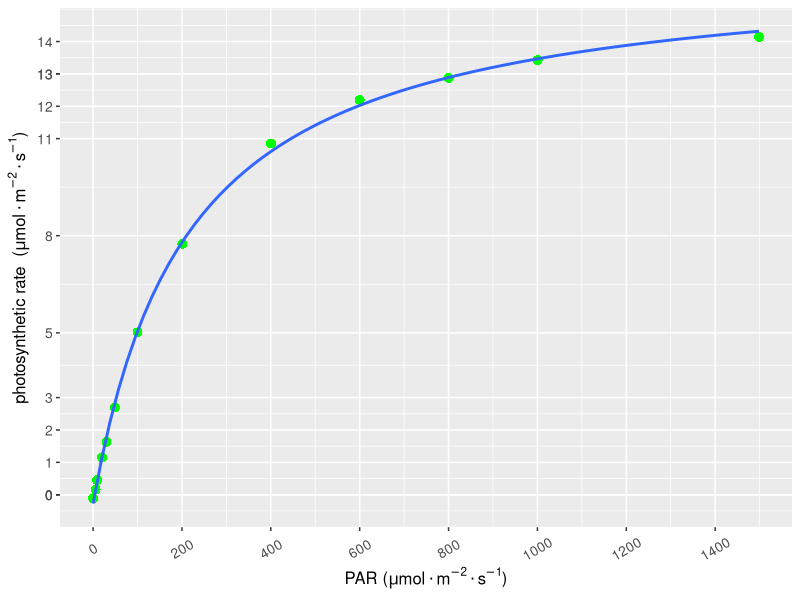

This chart was generated by the following R code:
## ---- chunk 1
# 调用非线性拟合包minpack.lm，也可以直接使用nls
library(minpack.lm)
# 读取数据，同fitaci数据格式
lrc <- read.csv("./data/lrc.csv")
lrc <- subset(lrc, Obs > 0)

# 光响应曲线没有太多参数，
# 直接调出相应的光强和光合速率
# 方便后面调用
lrc_Q <- lrc$PARi
lrc_A <- lrc$Photo 

# 采用非线性拟合进行数据的拟合
lrcnls <- nlsLM(lrc_A ~ (alpha * lrc_Q * Am) * 
                (1/(alpha * lrc_Q + Am)) - Rd,  
              start=list(Am=(max(lrc_A)-min(lrc_A)),
              alpha=0.05,Rd=-min(lrc_A))
)
fitlrc_rec <- summary(lrcnls)

# 补偿点时净光合速率为0，
# 据此利用uniroot求解方程的根
Ic <- function(Ic){(fitlrc_rec$coef[2,1] * Ic *
    fitlrc_rec$coef[1,1]) * (1/(fitlrc_rec$coef[2,1] * 
    Ic + fitlrc_rec$coef[1,1])) - fitlrc_rec$coef[3,1] 
}

uniroot(Ic, c(0,50))$root

# 根据饱和点定义，0.75最大光合速率为饱和点，
# 也可以是其他比例
# 据此利用uniroot求解方程的根

Isat <- function(Isat){(fitlrc_rec$coef[2,1] * 
        Isat * fitlrc_rec$coef[1,1]) * 
    (1/(fitlrc_rec$coef[2,1] * Isat + 
          fitlrc_rec$coef[1,1])) - fitlrc_rec$coef[3,1] -
    0.75 * fitlrc_rec$coef[1,1]
}
# 求值区间根据具体实验确定

uniroot(Isat, c(0,2500))$root


# 使用ggplot2进行作图并拟合曲线
library(ggplot2)

light <- data.frame(lrc_Q = lrc$PARi, lrc_A = lrc$Photo)

p <- ggplot(light, aes(x = lrc_Q, y = lrc_A))

p1 <- p + geom_point(shape = 16, size = 3, color = "green") + 
  geom_smooth(method="nls", formula = y ~ (alpha * x * Am) * 
  (1/(alpha * x + Am)) - Rd, se = FALSE,
  method.args = 
  list(start = c(Am=(max(lrc_A)-min(lrc_A)),
  alpha=0.05,Rd=-min(lrc_A)), 
  aes(x =lrc_Q, y = lrc_A, color='blue', size = 1.2))
  ) +
  labs(y=expression(paste("photosynthetic rate  ", 
       "(", mu, mol%.%m^-2%.%s^-1, ")")), 
       x=expression(paste("PAR ", 
       "(", mu, mol%.%m^-2%.%s^-1, ")"))
       )


# 自定义坐标轴
p1 + scale_x_continuous(breaks = seq(0, 2100, by = 200)) +  
  scale_y_continuous(breaks= round(light$lrc_A)) +
  theme(axis.text.x  = element_text(
    size = 10, angle=30, vjust=0.5), 
    axis.text.y = element_text(size = 10),
    axis.title.x = element_text(size = 12, face = 'bold'),
    axis.title.y = element_text(size = 12, face = 'bold')
  )
## ---- chunk 2
knitr::kable(
fitlrc_rec$coef, booktabs = TRUE,
caption = '直角双曲线计算参数'
)
